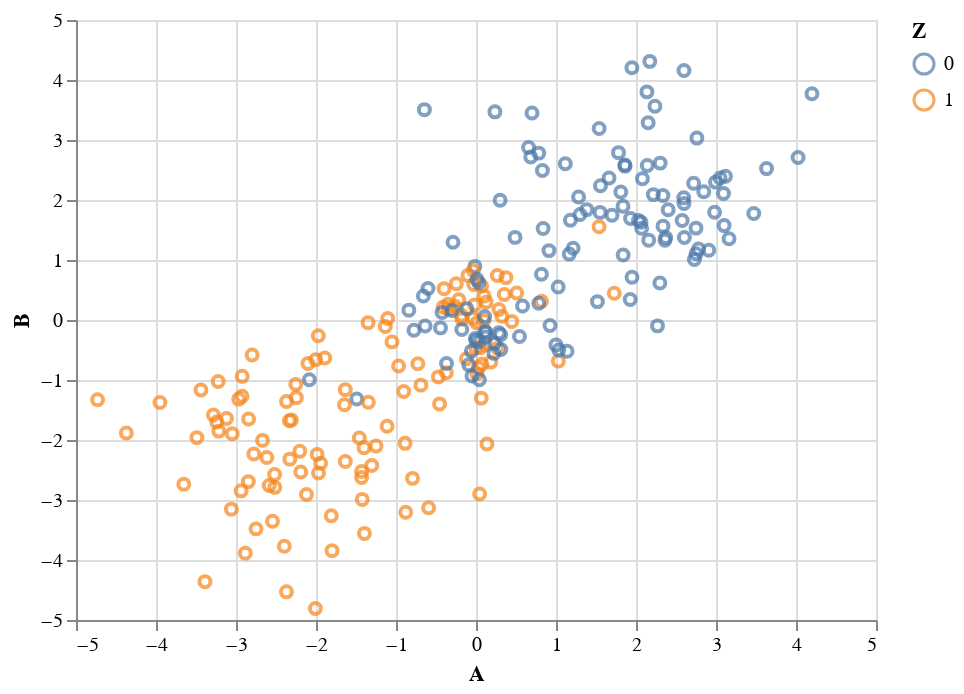

The cell this chart's notebook holds for it:
### Markdown cell above
## Part Two

In this part we are going to use k-means to cluster on some of the dimensions and reduce our total features from four to two.

1) Create a scatter plot of B vs A, meaning B on the y-axis and A on the x-axis, with the points colored by our class column, Z. If you are using Altair, use color='Z:N' to intepret the type of the Z column as nominal in order to get one color for each class.

Looking at the scatterplot what might be a good number of clusters?

### Code cell
alt.Chart(raw_df).mark_point().encode(
    x='A',
    y='B',
    color='Z:N'
)

### Figure 1 — Vega-Lite specification as saved in the notebook (floating-point values rounded to 4 significant figures; data arrays with more than 128 entries replaced by an {"elided": "..."} marker saying what was removed)
{"config": {"view": {"continuousWidth": 400, "continuousHeight": 300}}, "data": {"name": "data-724a4aae03658d84d0f2a82eedb3de73"}, "mark": "point", "encoding": {"color": {"type": "nominal", "field": "Z"}, "x": {"type": "quantitative", "field": "A"}, "y": {"type": "quantitative", "field": "B"}}, "$schema": "https://vega.github.io/schema/vega-lite/v4.8.1.json", "datasets": {"data-724a4aae03658d84d0f2a82eedb3de73": {"elided": "240 records"}}}
